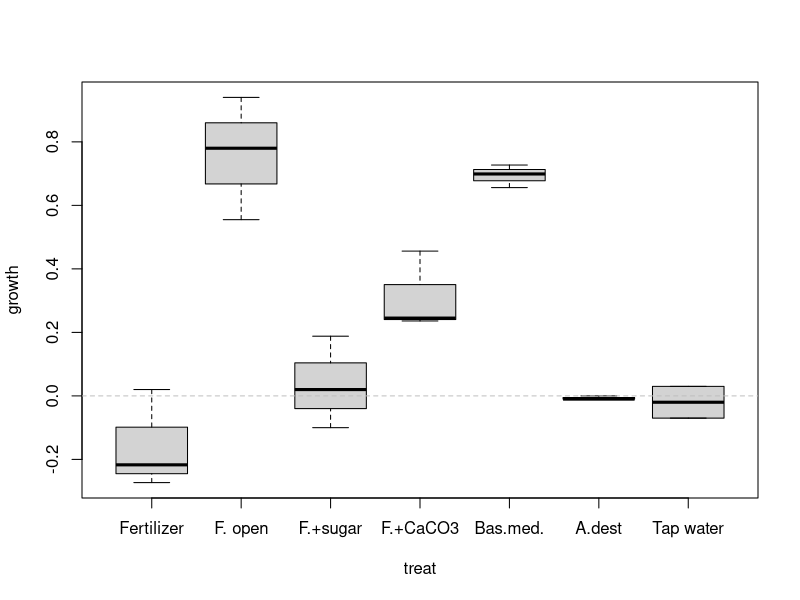
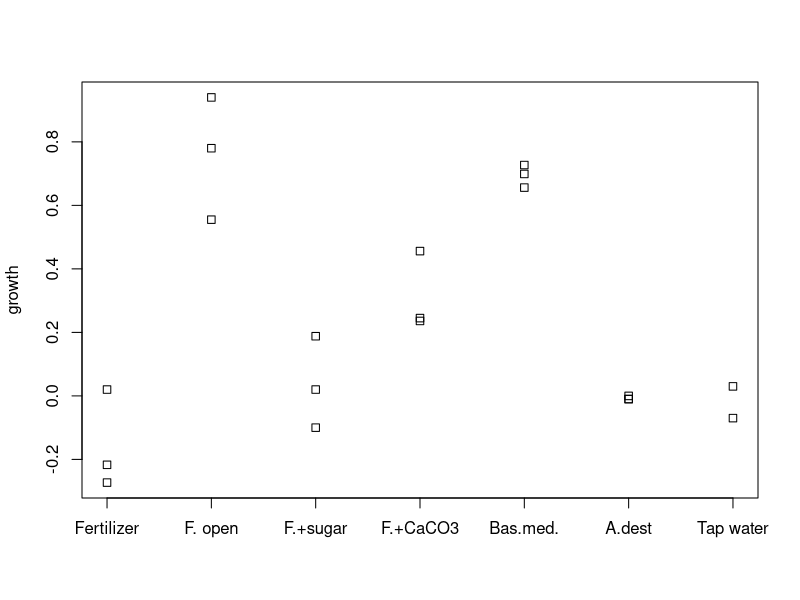
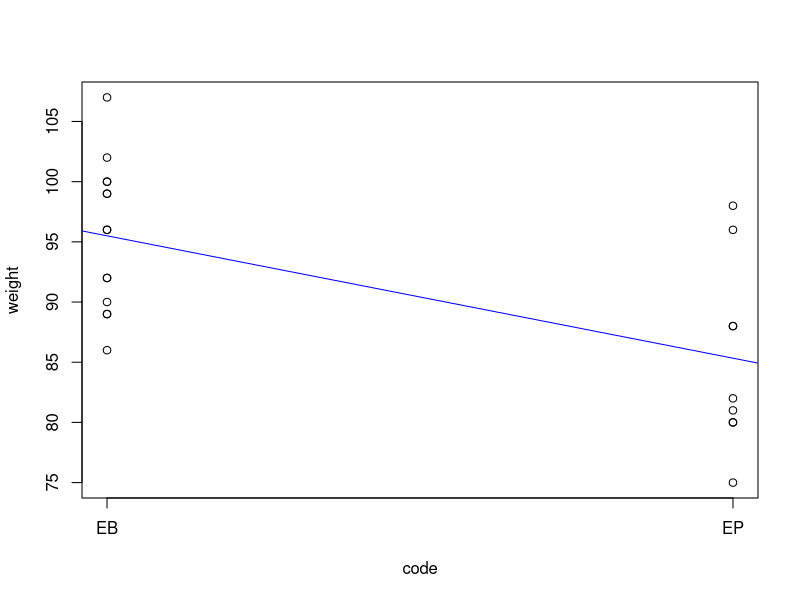
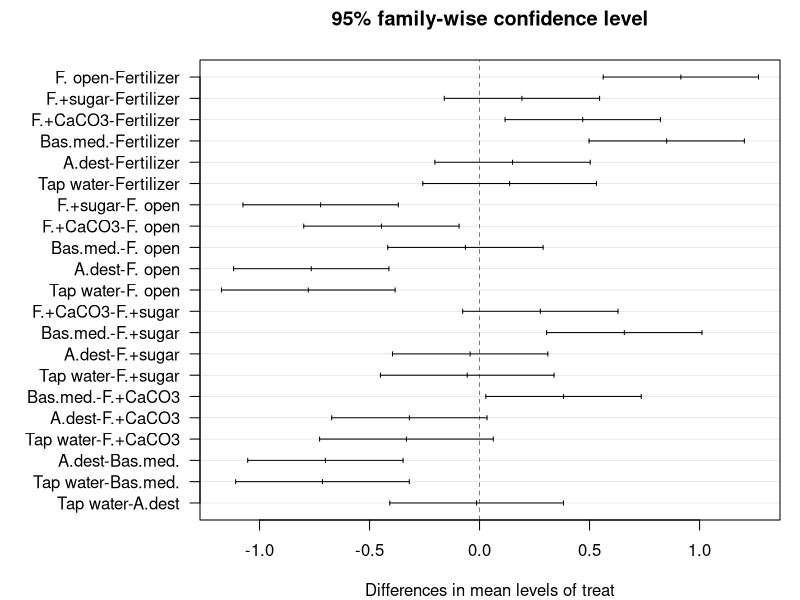
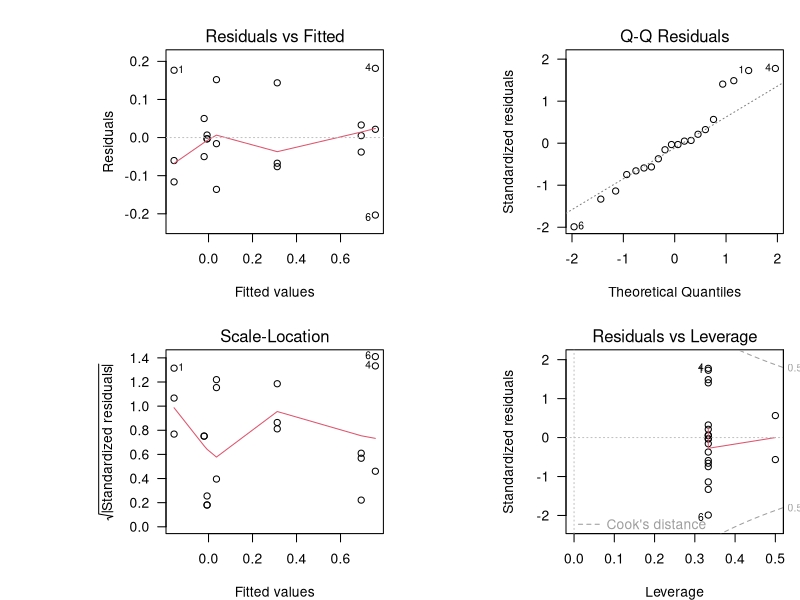
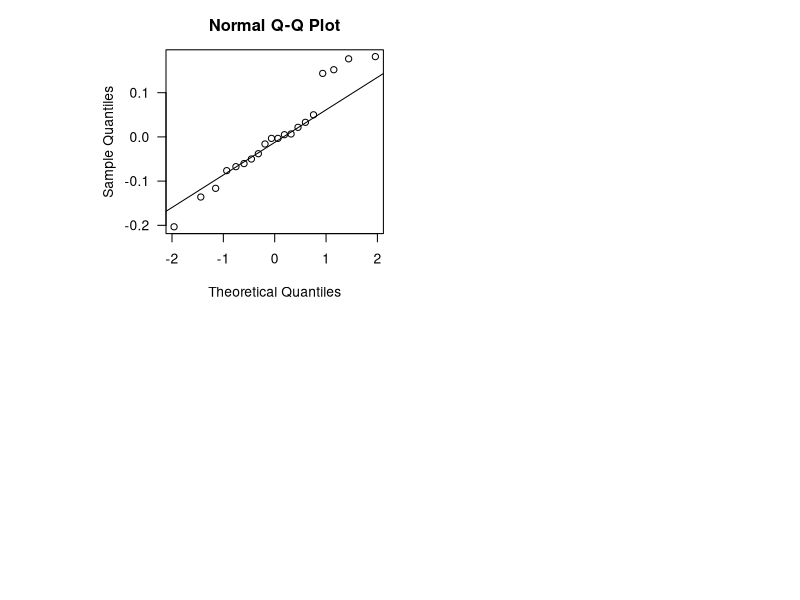
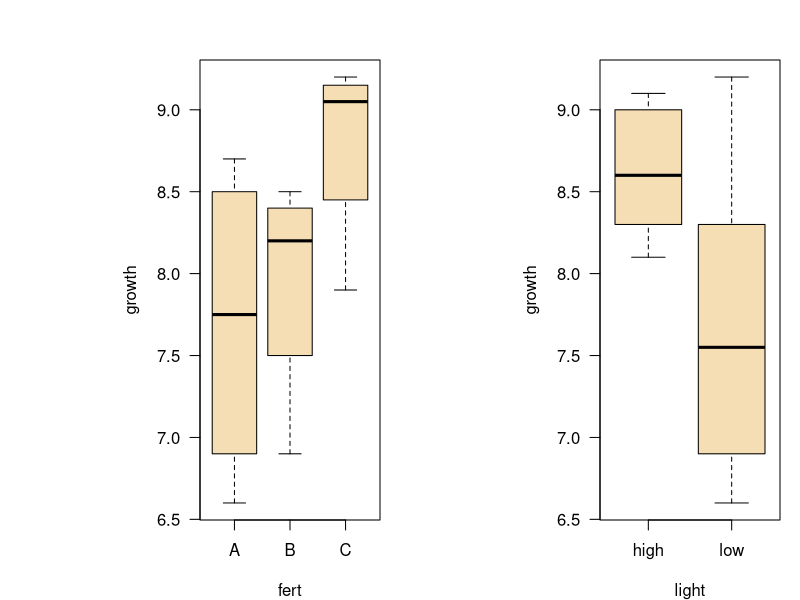
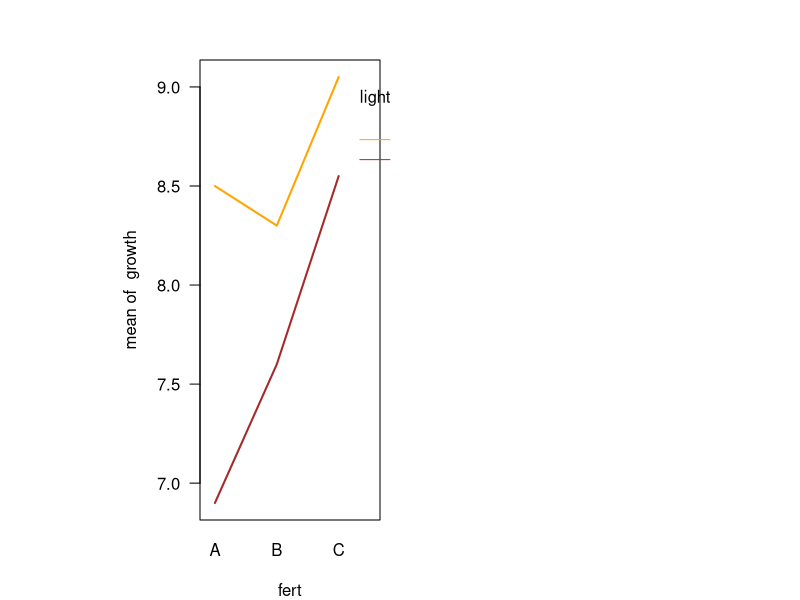

The R source for these figures, in order:
## ---- chunk 1
knitr::opts_chunk$set(echo = FALSE)
library("dplyr")
library("tidyr")
library("kableExtra")
library("car")
mypar <- list(las=1, cex.lab=1.4, cex.axis=1.4, lwd=2)
## ---- chunk 2
algae <- data.frame(
  treat  = factor(c("Fertilizer", "Fertilizer", "Fertilizer", 
             "F. open", "F. open", "F. open", 
             "F.+sugar", "F.+sugar", "F.+sugar", 
             "F.+CaCO3", "F.+CaCO3", "F.+CaCO3", 
             "Bas.med.", "Bas.med.", "Bas.med.", 
             "A.dest", "A.dest", "A.dest", 
             "Tap water", "Tap water"),
             levels=c("Fertilizer", "F. open", "F.+sugar", 
                    "F.+CaCO3", "Bas.med.", "A.dest", "Tap water")),
  rep   = c(1, 2, 3, 1, 2, 3, 1, 2, 3, 1, 2, 3, 1, 2, 3, 1, 2, 3, 1, 2), 
  growth = c(0.02, -0.217, -0.273, 0.94, 0.78, 0.555, 0.188, -0.1, 0.02, 
             0.245, 0.236, 0.456, 0.699, 0.727, 0.656, -0.01, 0, -0.01, 0.03, -0.07)
)

xalgae <- 
  algae |> 
  pivot_wider(id_cols = treat, names_from = rep, values_from = growth, names_prefix = "replicate ")
## ---- chunk 3
#| label: tbl-algae-growth
#| tbl-cap: "Growth from day 2 to day 6 (relative units)"

xalgae |>
  kable('html') |> 
  kable_styling(bootstrap_options = "striped", full_width = FALSE)
## ---- chunk 4
algae |> 
  head(12) |>
  kable('html') |>
  kable_styling(bootstrap_options = c("striped"), full_width = FALSE)
## ---- chunk 5
algae <- data.frame(
  treat  = factor(c("Fertilizer", "Fertilizer", "Fertilizer", 
             "F. open", "F. open", "F. open", 
             "F.+sugar", "F.+sugar", "F.+sugar", 
             "F.+CaCO3", "F.+CaCO3", "F.+CaCO3", 
             "Bas.med.", "Bas.med.", "Bas.med.", 
             "A.dest", "A.dest", "A.dest", 
             "Tap water", "Tap water"),
             levels=c("Fertilizer", "F. open", "F.+sugar", 
                    "F.+CaCO3", "Bas.med.", "A.dest", "Tap water")),
  rep   = c(1, 2, 3, 1, 2, 3, 1, 2, 3, 1, 2, 3, 1, 2, 3, 1, 2, 3, 1, 2), 
  growth = c(0.02, -0.217, -0.273, 0.94, 0.78, 0.555, 0.188, -0.1, 0.02, 
             0.245, 0.236, 0.456, 0.699, 0.727, 0.656, -0.01, 0, -0.01, 0.03, -0.07)
)
## ---- chunk 6
boxplot(growth ~ treat, data = algae)
abline(h = 0, lty = "dashed", col = "grey")
## ---- chunk 7
stripchart(growth ~ treat, data = algae, vertical = TRUE)
## ---- chunk 8
clem <- data.frame(
  brand = c("EP", "EB", "EB", "EB", "EB", "EB", "EB", "EB", "EB", "EB", "EB", 
            "EB", "EB", "EB", "EP", "EP", "EP", "EP", "EP", "EP", "EP", "EB", "EP"),
  weight = c(88, 96, 100, 96, 90, 100, 92, 92, 102, 99, 86, 89, 99, 89, 75, 80, 
             81, 96, 82, 98, 80, 107, 88))
## ---- chunk 9
clem$code <- as.numeric(factor(clem$brand))
clem$code
## ---- chunk 10
plot(weight ~ code, data = clem, axes = FALSE)
m <- lm(weight ~ code, data = clem)
axis(1, at = c(1,2), labels = c("EB", "EP")); axis(2); box()
abline(m, col = "blue")
## ---- chunk 11
(var_tot <- var(clem$weight))
## ---- chunk 12
(var_res <- var(residuals(m)))
## ---- chunk 13
var_tot - var_res
## ---- chunk 14
anova(m)
## ---- chunk 15
t.test(weight ~ code, data = clem, var.equal=TRUE)
## ---- chunk 16
m <- lm(growth ~ treat, data = algae)
## ---- chunk 17
anova(m)
## ---- chunk 18
tk <- TukeyHSD(aov(m))
tk
## ---- chunk 19
par(las = 1)             # las = 1 make y annotation horizontal
par(mar = c(4, 10, 3, 1)) # more space at the left for axis annotation
plot(tk)
## ---- chunk 20
par(mfrow=c(2, 2))
plot(m)
## ---- chunk 21
fligner.test(growth ~ treat, 
             data = algae)
## ---- chunk 22
qqnorm(residuals(m))
qqline(residuals(m))
## ---- chunk 23
oneway.test(growth ~ treat, data = algae)
## ---- chunk 24
plants <- data.frame(No=1:12,
  growth     =c(6.6, 7.2, 6.9, 8.3, 7.9, 9.2,
                8.3, 8.7, 8.1, 8.5, 9.1, 9.0),
  fertilizer = rep(c("A", "B", "C"), each=2),
  light      = rep(c("low", "high"), each=6)
)
## ---- chunk 25
plants <- data.frame(No = 1:12,
                    growth = c(6.6, 7.2, 6.9, 8.3, 7.9, 9.2,
                               8.3, 8.7, 8.1, 8.5, 9.1, 9.0),
                    fert   = rep(c("A", "B", "C"), each=2),
                    light   = rep(c("low", "high"), each=6)
          )
## ---- chunk 26
plants %>% 
  kable('html') %>% 
  kable_styling(bootstrap_options = c("striped"), full_width = FALSE)
## ---- chunk 27
par(mfrow=c(1, 2))
boxplot(growth ~ fert,  data = plants, col = "wheat")
boxplot(growth ~ light, data = plants, col = "wheat")
## ---- chunk 28
m <- lm(growth ~ light * fert, data = plants)
anova(m)
## ---- chunk 29
with(plants, interaction.plot(fert, light, growth, 
                            col = c("orange", "brown"), lty = 1, lwd = 2))
## ---- chunk 30
par(mfrow=c(1, 2))
par(cex=1.2, las=1)
qqnorm(residuals(m))
qqline(residuals(m))

plot(residuals(m)~fitted(m))
abline(h=0)
## ---- chunk 31
fligner.test(growth ~ interaction(light, fert), data=plants)
## ---- chunk 32
mcyst <-  data.frame(treat = factor(c(rep("Control", 5),
                                       rep("MCYST", 5),
                                       rep("Subst A", 5)),
                                levels=c("Control", "MCYST", "Subst A")),
                      mu   = c(0.086, 0.101, 0.086, 0.086, 0.099,
                               0.092, 0.088, 0.093, 0.088, 0.086,
                               0.095, 0.102, 0.106, 0.106, 0.106)
                     )
## ---- chunk 33
par(mar=c(4, 8, 2, 1), las=1)
m <- lm(mu ~ treat, data=mcyst)
anova(m)
plot(TukeyHSD(aov(m)))
## ---- chunk 34
Control <- mcyst$mu[mcyst$treat == "Control"]
MCYST   <- mcyst$mu[mcyst$treat == "MCYST"]
SubstA  <- mcyst$mu[mcyst$treat == "Subst A"]
## ---- chunk 35
p1 <- t.test(Control, MCYST)$p.value
p2 <- t.test(Control, SubstA)$p.value
p3 <- t.test(MCYST, SubstA)$p.value
## ---- chunk 36
c(p1, p2, p3)
## ---- chunk 37
p.adjust(c(p1, p2, p3))
## ---- chunk 38
## Birth Weight Data see stats/demo/lm.glm.R
dobson <- data.frame(
  week = c(40, 38, 40, 35, 36, 37, 41, 40, 37, 38, 40, 38,
	 40, 36, 40, 38, 42, 39, 40, 37, 36, 38, 39, 40),
  weight = c(2968, 2795, 3163, 2925, 2625, 2847, 3292, 3473, 2628, 3176,
	    3421, 2975, 3317, 2729, 2935, 2754, 3210, 2817, 3126, 2539,
	    2412, 2991, 2875, 3231),
  gender = gl(2, 12, labels=c("M","F"))
)
plot(weight ~ week, data = dobson, col=c("blue", "red")[as.numeric(gender)], pch=16)
fem <- lm(weight ~ week, data = dobson, subset = gender=="F")
mal <- lm(weight ~ week, data = dobson, subset = gender=="M")
abline(fem, col = "red")
abline(mal, col = "blue")
## ---- chunk 39
boxplot(weight ~ gender,data = dobson, ylab = "weight")
t.test(weight ~ gender, data = dobson, var.equal = TRUE)
## ---- chunk 40
m <- lm(weight ~ week * gender, data = dobson)
anova(m)
## ---- chunk 41
plot(weight ~ week, data=dobson, col=c("blue","red")[as.numeric(gender)], pch=16)
p <- coef(m)
abline(a=p[1], b=p[2], col="red")
abline(a=p[1]+p[3], b=p[2]+p[4], col="blue")

fem <- lm(weight ~ week, data=dobson, subset = gender=="F")
mal <- lm(weight ~ week, data=dobson, subset = gender=="M")
abline(fem, col="black", lty="dashed")
abline(mal, col="black", lty="dashed")
## ---- chunk 42
par(mar=c(4.1, 5.1, 1.1, 1.1))
par(cex=1.2, las=1)
par(mfrow=c(1,2))
boxplot(growth~fert, data=plants, col="wheat", xlab="fert", ylab="growth")
boxplot(growth~light, data=plants, col="wheat", xlab="light")
## ---- chunk 43
library("car")
m <- lm(growth ~ light * fert, data = plants)
Anova(m, type="II")
## ---- chunk 44
plants <- data.frame(No=1:12,
                   growth=c(6.6, 7.2, 6.9, 8.3, 7.9, 9.2,
                            8.3, 8.7, 8.1, 8.5, 9.1, 9.0),
                   fert= rep(c("A", "B", "C"), each=2),
                   light= rep(c("low", "high"), each=6)
                   )
## ---- chunk 45
m3 <- lm(growth ~ fert * light, data=plants)  # f1 + f2 + f1:f2
m2 <- lm(growth ~ fert + light, data=plants)  # f1 + f2
anova(m3, m2)
## ---- chunk 46
m3  <- lm(growth ~ light * fert, data = plants) # full model
m2  <- lm(growth ~ light + fert, data = plants)
m1a <- lm(growth ~ fert, data = plants)
m1b <- lm(growth ~ light, data = plants)
m0  <- lm(growth ~ 1, data = plants)            # null model

AIC(m0, m1a, m1b, m2, m3)
## ---- chunk 47
m1 <- lm(growth ~ fert * light, data=plants)
opt <- step(m1)
## ---- chunk 48
anova(opt)
